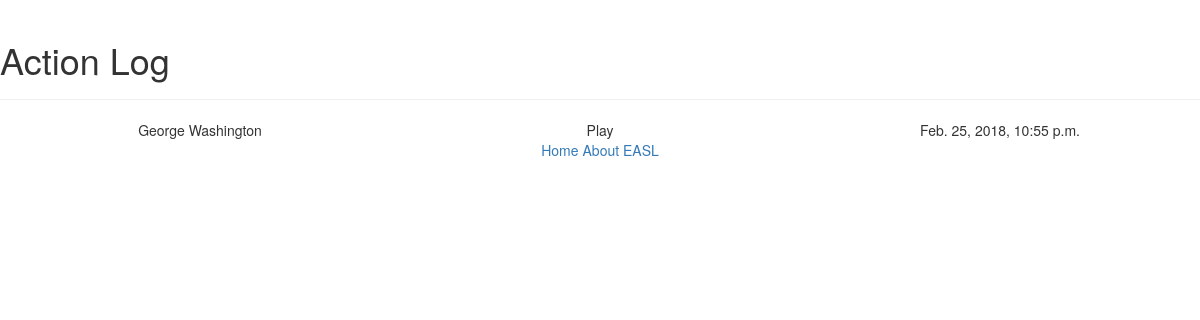
Page /actions/ on the earlier database version.
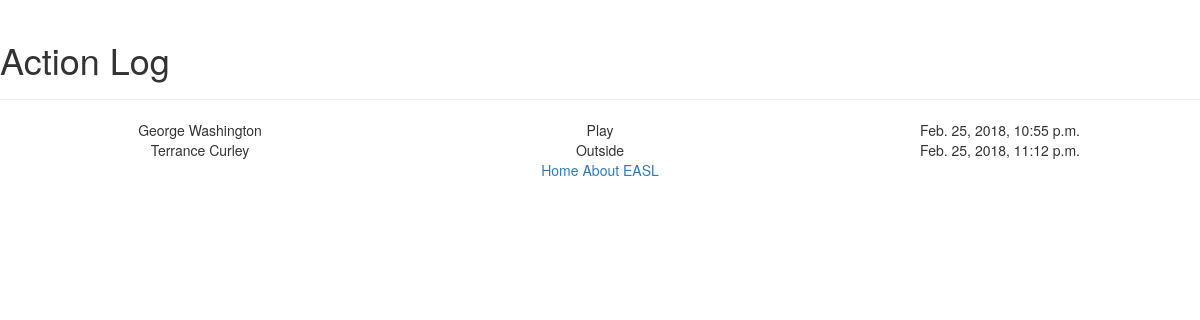
Same page on the later database version.
### webApp/models.py (models this page shows, shortened)
class Action(models.Model):
    ACTION_CHOICES = [('S', 'Snack'), ('P', 'Play'), ('O', 'Outside')]
    time = models.DateTimeField()
    action = models.CharField(max_length=1, choices=ACTION_CHOICES)
    student = models.ForeignKey('Student', on_delete=models.CASCADE)

class Student(models.Model):
    first_name = models.CharField(max_length=50)
    last_name = models.CharField(max_length=50)
    date_of_birth = models.DateField()
    gender = models.CharField(max_length=10, choices=[('M', 'Male'), ('F', 'Female')])
    def __str__(self):
        return(self.first_name + ' ' + self.last_name)

### webApp/views.py (the view)
# urls.py: url(r'^actions/$', views.action_log, name='action_log')
def action_log(request):
    actions = Action.objects.all()
    return render(request, 'action_log.html', {'actions': actions})

### webApp/templates/action_log.html
{% extends "base.html" %}
{% block content %}
<div class="page-header">
  <h1>Action Log</h1>
</div>
{% for action in actions %}
  <div class="text-center">
    <div class="col-md-4">
      {{ action.student }}
    </div>
    <div class="col-md-4">
        {{ action.get_action_display }}
    </div>
    <div class="col-md-4">
        {{ action.time }}
    </div>
  </div>
{% endfor %}
{% endblock %}

Differences in the rows shown:
added Action: student "Terrance Curley", action "Outside", time "Feb. 25, 2018, 11:12 p.m."
